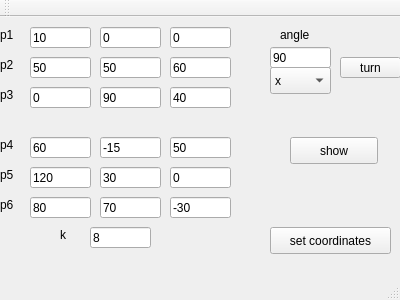
<?xml version="1.0" encoding="UTF-8"?>
<ui version="4.0">
 <class>MainWindow</class>
 <widget class="QMainWindow" name="MainWindow">
  <property name="geometry">
   <rect>
    <x>0</x>
    <y>0</y>
    <width>400</width>
    <height>300</height>
   </rect>
  </property>
  <property name="windowTitle">
   <string>MainWindow</string>
  </property>
  <widget class="QWidget" name="centralWidget">
   <widget class="QLabel" name="label">
    <property name="geometry">
     <rect>
      <x>0</x>
      <y>10</y>
      <width>31</width>
      <height>16</height>
     </rect>
    </property>
    <property name="text">
     <string>p1</string>
    </property>
   </widget>
   <widget class="QLabel" name="label_2">
    <property name="geometry">
     <rect>
      <x>0</x>
      <y>40</y>
      <width>31</width>
      <height>16</height>
     </rect>
    </property>
    <property name="text">
     <string>p2</string>
    </property>
   </widget>
   <widget class="QLabel" name="label_3">
    <property name="geometry">
     <rect>
      <x>0</x>
      <y>70</y>
      <width>31</width>
      <height>16</height>
     </rect>
    </property>
    <property name="text">
     <string>p3</string>
    </property>
   </widget>
   <widget class="QLabel" name="label_4">
    <property name="geometry">
     <rect>
      <x>0</x>
      <y>120</y>
      <width>31</width>
      <height>16</height>
     </rect>
    </property>
    <property name="text">
     <string>p4</string>
    </property>
   </widget>
   <widget class="QLabel" name="label_5">
    <property name="geometry">
     <rect>
      <x>0</x>
      <y>180</y>
      <width>31</width>
      <height>16</height>
     </rect>
    </property>
    <property name="text">
     <string>p6</string>
    </property>
   </widget>
   <widget class="QLabel" name="label_8">
    <property name="geometry">
     <rect>
      <x>0</x>
      <y>150</y>
      <width>31</width>
      <height>16</height>
     </rect>
    </property>
    <property name="text">
     <string>p5</string>
    </property>
   </widget>
   <widget class="QLabel" name="label_9">
    <property name="geometry">
     <rect>
      <x>280</x>
      <y>10</y>
      <width>41</width>
      <height>16</height>
     </rect>
    </property>
    <property name="text">
     <string>angle</string>
    </property>
   </widget>
   <widget class="QPushButton" name="pushButton">
    <property name="geometry">
     <rect>
      <x>340</x>
      <y>40</y>
      <width>61</width>
      <height>21</height>
     </rect>
    </property>
    <property name="text">
     <string>turn</string>
    </property>
   </widget>
   <widget class="QPushButton" name="pushButton_2">
    <property name="geometry">
     <rect>
      <x>290</x>
      <y>120</y>
      <width>88</width>
      <height>27</height>
     </rect>
    </property>
    <property name="text">
     <string>show</string>
    </property>
   </widget>
   <widget class="QPushButton" name="pushButton_3">
    <property name="geometry">
     <rect>
      <x>270</x>
      <y>210</y>
      <width>121</width>
      <height>27</height>
     </rect>
    </property>
    <property name="text">
     <string>set coordinates</string>
    </property>
   </widget>
   <widget class="QComboBox" name="comboBox">
    <property name="geometry">
     <rect>
      <x>270</x>
      <y>50</y>
      <width>61</width>
      <height>27</height>
     </rect>
    </property>
    <item>
     <property name="text">
      <string>x</string>
     </property>
    </item>
    <item>
     <property name="text">
      <string>y</string>
     </property>
    </item>
    <item>
     <property name="text">
      <string>z</string>
     </property>
    </item>
   </widget>
   <widget class="QLineEdit" name="lineEdit">
    <property name="geometry">
     <rect>
      <x>30</x>
      <y>10</y>
      <width>61</width>
      <height>21</height>
     </rect>
    </property>
    <property name="text">
     <string>10</string>
    </property>
   </widget>
   <widget class="QLineEdit" name="lineEdit_2">
    <property name="geometry">
     <rect>
      <x>100</x>
      <y>10</y>
      <width>61</width>
      <height>21</height>
     </rect>
    </property>
    <property name="text">
     <string>0</string>
    </property>
   </widget>
   <widget class="QLineEdit" name="lineEdit_3">
    <property name="geometry">
     <rect>
      <x>170</x>
      <y>10</y>
      <width>61</width>
      <height>21</height>
     </rect>
    </property>
    <property name="text">
     <string>0</string>
    </property>
   </widget>
   <widget class="QLineEdit" name="lineEdit_4">
    <property name="geometry">
     <rect>
      <x>30</x>
      <y>40</y>
      <width>61</width>
      <height>21</height>
     </rect>
    </property>
    <property name="text">
     <string>50</string>
    </property>
   </widget>
   <widget class="QLineEdit" name="lineEdit_5">
    <property name="geometry">
     <rect>
      <x>100</x>
      <y>40</y>
      <width>61</width>
      <height>21</height>
     </rect>
    </property>
    <property name="text">
     <string>50</string>
    </property>
   </widget>
   <widget class="QLineEdit" name="lineEdit_6">
    <property name="geometry">
     <rect>
      <x>170</x>
      <y>40</y>
      <width>61</width>
      <height>21</height>
     </rect>
    </property>
    <property name="text">
     <string>60</string>
    </property>
   </widget>
   <widget class="QLineEdit" name="lineEdit_7">
    <property name="geometry">
     <rect>
      <x>30</x>
      <y>70</y>
      <width>61</width>
      <height>21</height>
     </rect>
    </property>
    <property name="text">
     <string>0</string>
    </property>
   </widget>
   <widget class="QLineEdit" name="lineEdit_8">
    <property name="geometry">
     <rect>
      <x>100</x>
      <y>70</y>
      <width>61</width>
      <height>21</height>
     </rect>
    </property>
    <property name="text">
     <string>90</string>
    </property>
   </widget>
   <widget class="QLineEdit" name="lineEdit_9">
    <property name="geometry">
     <rect>
      <x>170</x>
      <y>70</y>
      <width>61</width>
      <height>21</height>
     </rect>
    </property>
    <property name="text">
     <string>40</string>
    </property>
   </widget>
   <widget class="QLineEdit" name="lineEdit_10">
    <property name="geometry">
     <rect>
      <x>30</x>
      <y>120</y>
      <width>61</width>
      <height>21</height>
     </rect>
    </property>
    <property name="text">
     <string>60</string>
    </property>
   </widget>
   <widget class="QLineEdit" name="lineEdit_11">
    <property name="geometry">
     <rect>
      <x>100</x>
      <y>120</y>
      <width>61</width>
      <height>21</height>
     </rect>
    </property>
    <property name="text">
     <string>-15</string>
    </property>
   </widget>
   <widget class="QLineEdit" name="lineEdit_12">
    <property name="geometry">
     <rect>
      <x>170</x>
      <y>120</y>
      <width>61</width>
      <height>21</height>
     </rect>
    </property>
    <property name="text">
     <string>50</string>
    </property>
   </widget>
   <widget class="QLineEdit" name="lineEdit_13">
    <property name="geometry">
     <rect>
      <x>30</x>
      <y>150</y>
      <width>61</width>
      <height>21</height>
     </rect>
    </property>
    <property name="text">
     <string>120</string>
    </property>
   </widget>
   <widget class="QLineEdit" name="lineEdit_14">
    <property name="geometry">
     <rect>
      <x>100</x>
      <y>150</y>
      <width>61</width>
      <height>21</height>
     </rect>
    </property>
    <property name="text">
     <string>30</string>
    </property>
   </widget>
   <widget class="QLineEdit" name="lineEdit_15">
    <property name="geometry">
     <rect>
      <x>170</x>
      <y>150</y>
      <width>61</width>
      <height>21</height>
     </rect>
    </property>
    <property name="text">
     <string>0</string>
    </property>
   </widget>
   <widget class="QLineEdit" name="lineEdit_16">
    <property name="geometry">
     <rect>
      <x>30</x>
      <y>180</y>
      <width>61</width>
      <height>21</height>
     </rect>
    </property>
    <property name="text">
     <string>80</string>
    </property>
   </widget>
   <widget class="QLineEdit" name="lineEdit_17">
    <property name="geometry">
     <rect>
      <x>100</x>
      <y>180</y>
      <width>61</width>
      <height>21</height>
     </rect>
    </property>
    <property name="text">
     <string>70</string>
    </property>
   </widget>
   <widget class="QLineEdit" name="lineEdit_18">
    <property name="geometry">
     <rect>
      <x>170</x>
      <y>180</y>
      <width>61</width>
      <height>21</height>
     </rect>
    </property>
    <property name="text">
     <string>-30</string>
    </property>
   </widget>
   <widget class="QLineEdit" name="lineEdit_25">
    <property name="geometry">
     <rect>
      <x>270</x>
      <y>30</y>
      <width>61</width>
      <height>21</height>
     </rect>
    </property>
    <property name="text">
     <string>90</string>
    </property>
   </widget>
   <widget class="QLineEdit" name="lineEdit_19">
    <property name="geometry">
     <rect>
      <x>90</x>
      <y>210</y>
      <width>61</width>
      <height>21</height>
     </rect>
    </property>
    <property name="text">
     <string>8</string>
    </property>
   </widget>
   <widget class="QLabel" name="label_6">
    <property name="geometry">
     <rect>
      <x>60</x>
      <y>210</y>
      <width>31</width>
      <height>16</height>
     </rect>
    </property>
    <property name="text">
     <string>k</string>
    </property>
   </widget>
  </widget>
  <widget class="QMenuBar" name="menuBar">
   <property name="geometry">
    <rect>
     <x>0</x>
     <y>0</y>
     <width>400</width>
     <height>25</height>
    </rect>
   </property>
  </widget>
  <widget class="QToolBar" name="mainToolBar">
   <attribute name="toolBarArea">
    <enum>TopToolBarArea</enum>
   </attribute>
   <attribute name="toolBarBreak">
    <bool>false</bool>
   </attribute>
  </widget>
  <widget class="QStatusBar" name="statusBar"/>
 </widget>
 <layoutdefault spacing="6" margin="11"/>
 <resources/>
 <connections>
  <connection>
   <sender>pushButton</sender>
   <signal>clicked()</signal>
   <receiver>MainWindow</receiver>
   <slot>turn_button_clicked()</slot>
   <hints>
    <hint type="sourcelabel">
     <x>339</x>
     <y>78</y>
    </hint>
    <hint type="destinationlabel">
     <x>340</x>
     <y>114</y>
    </hint>
   </hints>
  </connection>
  <connection>
   <sender>pushButton_2</sender>
   <signal>clicked()</signal>
   <receiver>MainWindow</receiver>
   <slot>show_button_clicked()</slot>
   <hints>
    <hint type="sourcelabel">
     <x>300</x>
     <y>175</y>
    </hint>
    <hint type="destinationlabel">
     <x>376</x>
     <y>238</y>
    </hint>
   </hints>
  </connection>
  <connection>
   <sender>pushButton_3</sender>
   <signal>clicked()</signal>
   <receiver>MainWindow</receiver>
   <slot>set_coord_clicked()</slot>
   <hints>
    <hint type="sourcelabel">
     <x>243</x>
     <y>256</y>
    </hint>
    <hint type="destinationlabel">
     <x>231</x>
     <y>202</y>
    </hint>
   </hints>
  </connection>
 </connections>
 <slots>
  <slot>turn_button_clicked()</slot>
  <slot>show_button_clicked()</slot>
  <slot>set_coord_clicked()</slot>
 </slots>
</ui>
